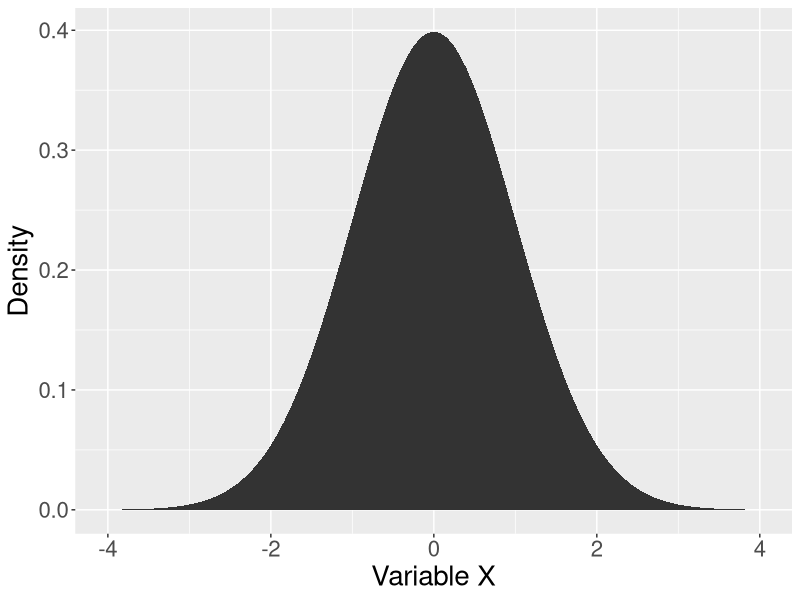
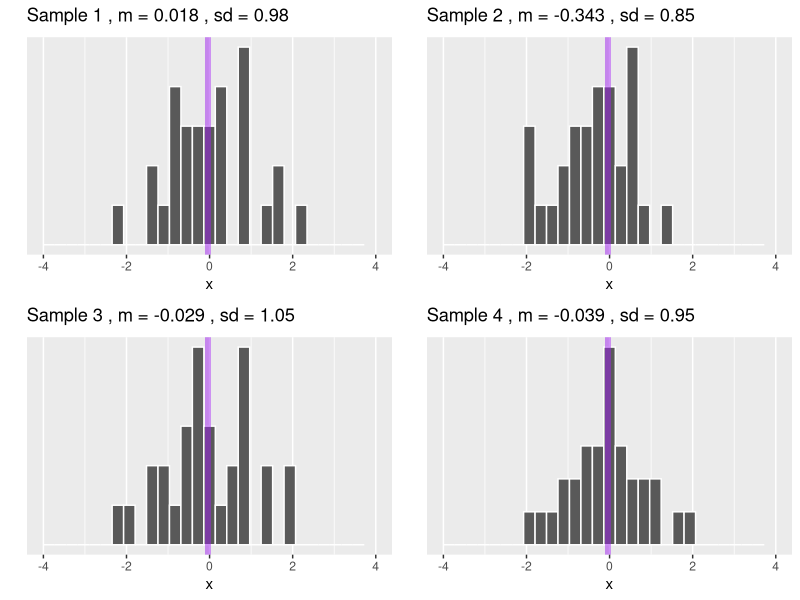
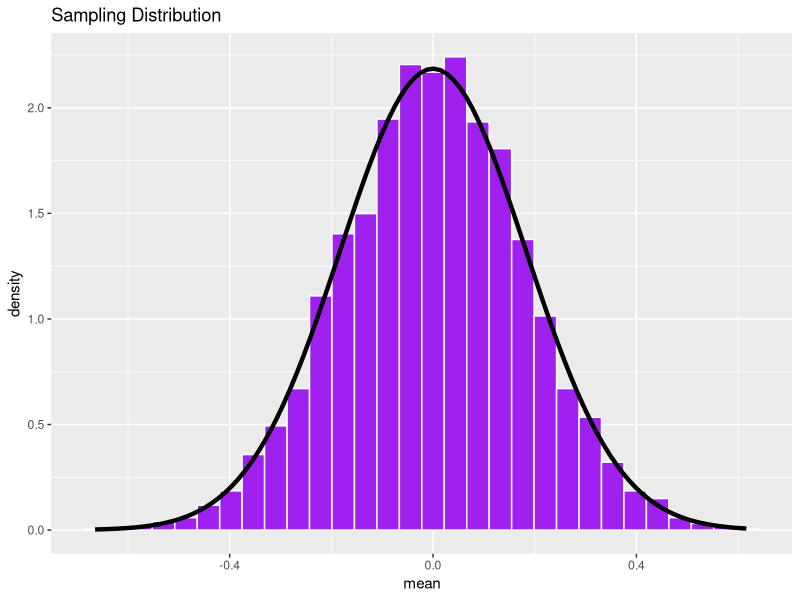
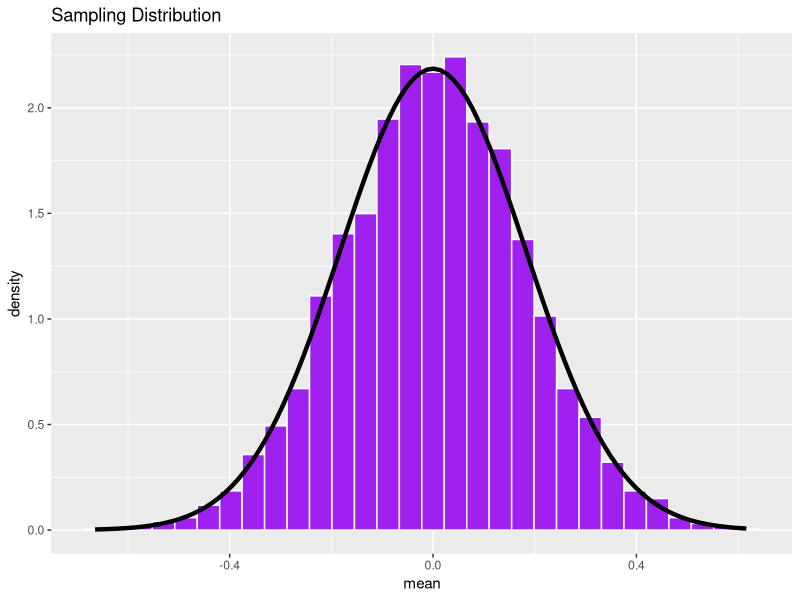
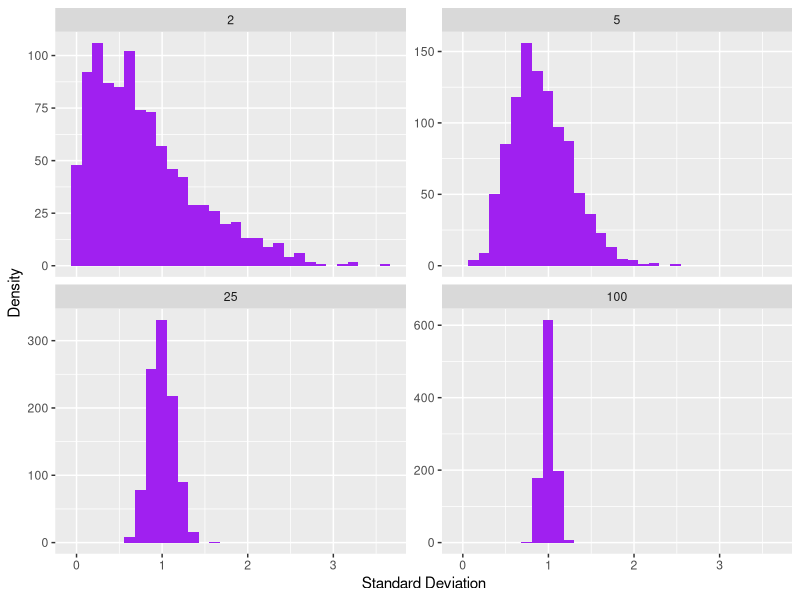
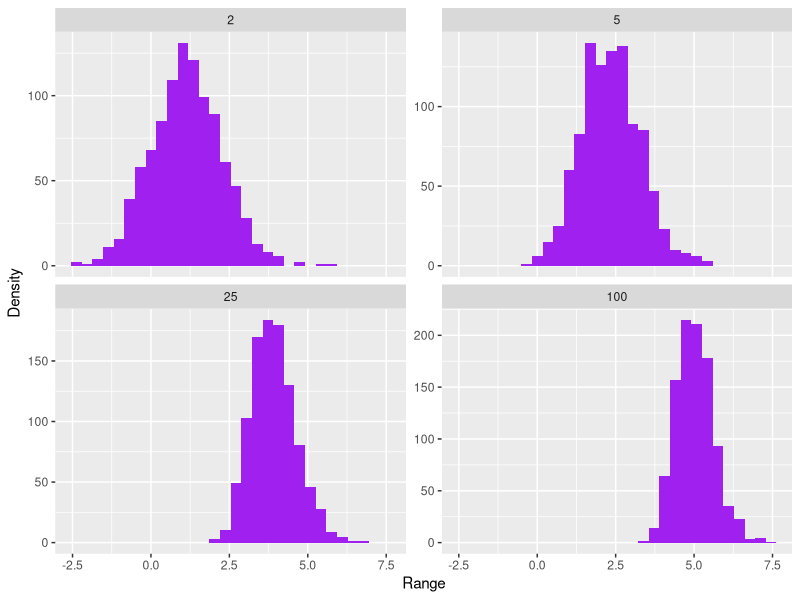
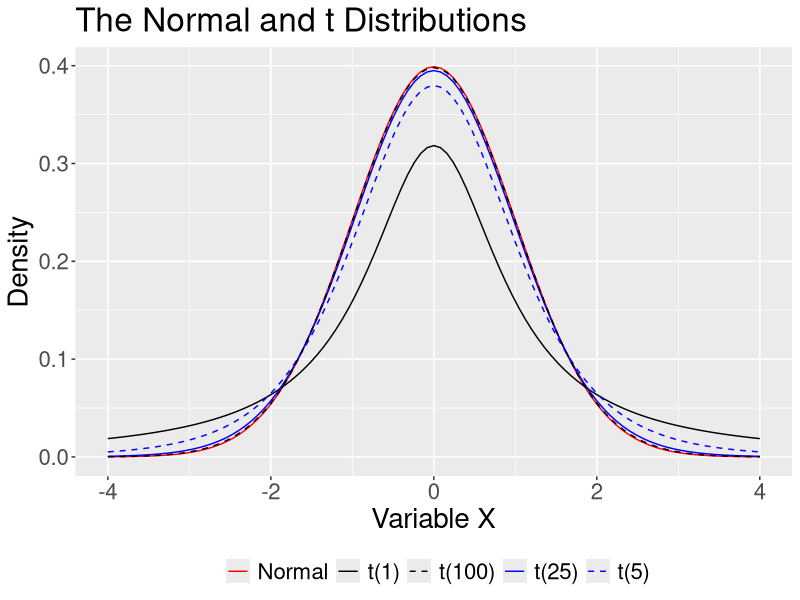
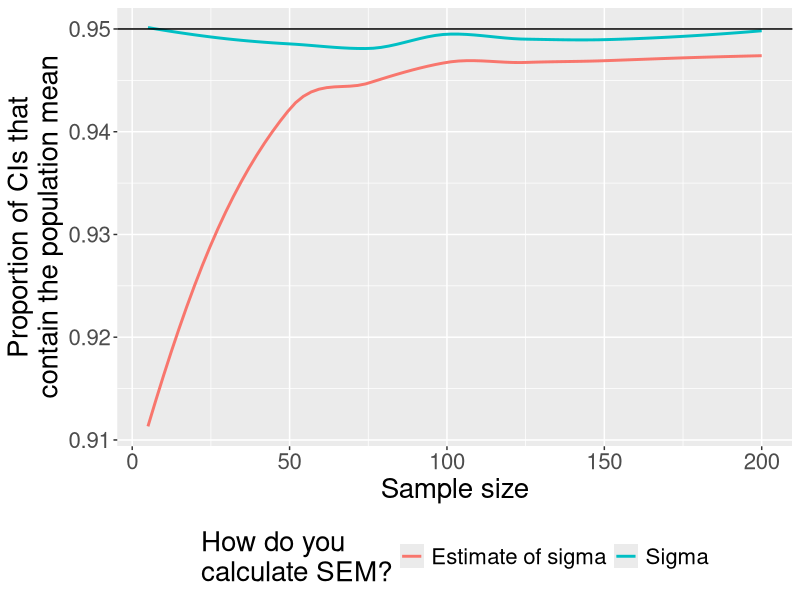

Write R code to recreate these figures, in order.
## ---- chunk 1
library(tidyverse)
## ---- chunk 2
ggplot(data.frame(x = seq(-4, 4)), aes(x)) +
  stat_function(fun = function(x) dnorm(x), geom = "area") +
  scale_x_continuous("Variable X") +
  scale_y_continuous("Density") +
  theme(text = element_text(size = 20))

## ---- chunk 3
library(ggpubr) #for multiple plots
sample_size = 30
set.seed(101919)
for(i in 1:4){
  sample = rnorm(n = sample_size)
  m = round(mean(sample),3)
  s = round(sd(sample),2)
  p = data.frame(x = sample) %>%
    ggplot(aes(x = x)) +
    geom_histogram(color = "white") +
    geom_vline(aes(xintercept = m), color = "purple", size = 2, alpha = .5)+
    scale_x_continuous(limits = c(-4,4)) +
    scale_y_continuous("", breaks = NULL) +
    labs(title = as.expression(bquote("Sample"~.(i)~", m ="~.(m)~", sd ="~.(s))))
  assign(paste0("p",i), p)
}

ggarrange(p1,p2,p3,p4, ncol =2, nrow = 2)
## ---- chunk 4
reps = 5000
means = rep(0, reps)
se = 1/sqrt(sample_size)
set.seed(101919)
for(i in 1:reps){
  means[i] = mean(rnorm(n = sample_size))
}
data.frame(mean = means) %>%
  ggplot(aes(x = mean)) + 
  geom_histogram(aes(y = ..density..), 
                 fill = "purple", 
                 color = "white") +  
  stat_function(fun = function(x) dnorm(x, mean = 0, sd = se), inherit.aes = F, size = 1.5) +
  labs(title = "Sampling Distribution")
## ---- chunk 5
reps = 5000
means = rep(0, reps)
se = 1/sqrt(sample_size)
set.seed(101919)
for(i in 1:reps){
  means[i] = mean(rnorm(n = sample_size))
}
data.frame(mean = means) %>%
  ggplot(aes(x = mean)) + 
  geom_histogram(aes(y = ..density..), 
                 fill = "purple", 
                 color = "white") +  
  stat_function(fun = function(x) dnorm(x, mean = 0, sd = se), inherit.aes = F, size = 1.5) +
  labs(title = "Sampling Distribution")
## ---- chunk 6
set.seed(102419)
reps = 1000
n2 = vector("numeric", reps)
n5 = vector("numeric", reps)
n25 = vector("numeric", reps)
n100 = vector("numeric", reps)

for(i in 1:reps){
  n2[i] = sd(rnorm(n = 2))
  n5[i] = sd(rnorm(n = 5))
  n25[i] = sd(rnorm(n = 25))
  n100[i] = sd(rnorm(n = 100))
}

data.frame(N = rep(c(2,5,25,100), each = reps), s = c(n2, n5, n25, n100)) %>%
  ggplot(aes(x = s)) + 
  geom_histogram(fill = "purple") + 
  scale_x_continuous("Standard Deviation")+
  scale_y_continuous("Density") +
  facet_wrap(~N, scales = "free_y")
## ---- chunk 7
set.seed(102419)
reps = 1000
n2 = vector("numeric", reps)
n5 = vector("numeric", reps)
n25 = vector("numeric", reps)
n100 = vector("numeric", reps)

for(i in 1:reps){
  n2[i] = range(rnorm(n = 2))[2] - range(rnorm(n = 2))[1]
  n5[i] = range(rnorm(n = 5))[2] - range(rnorm(n = 5))[1]
  n25[i] = range(rnorm(n = 25))[2] - range(rnorm(n = 25))[1]
  n100[i] = range(rnorm(n = 100))[2] - range(rnorm(n = 100))[1]
}

data.frame(N = rep(c(2,5,25,100), each = reps), s = c(n2, n5, n25, n100)) %>%
  ggplot(aes(x = s)) + 
  geom_histogram(fill = "purple") + 
  scale_x_continuous("Range")+
  scale_y_continuous("Density") +
  facet_wrap(~N, scales = "free_y")
## ---- chunk 8
ggplot(data.frame(x = seq(-4, 4)), aes(x)) +
  stat_function(fun = function(x) dnorm(x), 
                aes(color = "Normal", linetype = "Normal")) +
  stat_function(fun = function(x) dt(x, df = 1), 
                aes(color = "t(1)", linetype = "t(1)")) +
  stat_function(fun = function(x) dt(x, df = 5), 
                aes(color = "t(5)", linetype = "t(5)")) +
  stat_function(fun = function(x) dt(x, df = 25), 
                aes(color = "t(25)", linetype = "t(25)")) +
  stat_function(fun = function(x) dt(x, df = 100), 
                aes(color = "t(100)", linetype = "t(100)")) + 
  scale_x_continuous("Variable X") +
  scale_y_continuous("Density") +
  scale_color_manual("", 
                     values = c("red", "black", "black", "blue", "blue")) +
  scale_linetype_manual("", 
                        values = c("solid", "solid", "dashed", "solid", "dashed")) +
  ggtitle("The Normal and t Distributions") +
  theme(text = element_text(size=20),legend.position = "bottom")
## ---- chunk 9
reps = 5000

sizes = seq(5,200,5)

prop = rep(0, length(sizes))
prop_sig  = rep(0, length(sizes))

set.seed(101919)

for(n in 1:length(sizes)){
  sample_size = sizes[n]
  correct = vector(length = reps)
  correct_sig = vector(length = reps)
  for(i in 1:reps){
    sample = rnorm(sample_size)
    m = mean(sample)
    s = sd(sample)
    sm = s/sqrt(sample_size)
    lb = m-(1.96*sm)
    ub = m+(1.96*sm)
    missed = lb > 0 | ub < 0
  correct[i] = !missed
  
    sigma = 1
    sm_sig = sigma/sqrt(sample_size)
    lb_sig = m-(1.96*sm_sig)
    ub_sig = m+(1.96*sm_sig)
    missed_sig = lb_sig > 0 | ub_sig < 0
  correct_sig[i] = !missed_sig
  }
  prop[n] = sum(correct)/reps
  prop_sig[n] = sum(correct_sig)/reps

}

data.frame(n = sizes, p = prop, ps = prop_sig) %>%
  gather("estimate", "value", -n) %>%
  mutate(estimate = ifelse(estimate == "p", "Estimate of sigma", "Sigma")) %>%
  ggplot(aes(x = n, y = value, color = estimate)) +
  geom_smooth( se = F) +
  geom_hline(aes(yintercept = .95), color = "black") +
  scale_color_discrete("How do you\ncalculate SEM?") +
  labs(x = "Sample size", y = "Proportion of CIs that\ncontain the population mean") +
  theme(text = element_text(size = 20), legend.position = "bottom")

## ---- chunk 10
M = 90
SD = 8
N = 100

sem = SD/sqrt(N)

ci_lb_z = M - sem * qnorm(p = .975)
ci_ub_z = M + sem * qnorm(p = .975)
print(c(ci_lb_z, ci_ub_z))


ci_lb_z = M - sem * qt(p = .975, df = N-1)
ci_ub_z = M + sem * qt(p = .975, df = N-1)
print(c(ci_lb_z, ci_ub_z))
## ---- chunk 11
M = 83.4
SD = 10.6
N = 26

sem = SD/sqrt(N)

ci_lb_z = M - sem * qnorm(p = .975)
ci_ub_z = M + sem * qnorm(p = .975)
print(c(ci_lb_z, ci_ub_z))


ci_lb_z = M - sem * qt(p = .975, df = N-1)
ci_ub_z = M + sem * qt(p = .975, df = N-1)
print(c(ci_lb_z, ci_ub_z))
